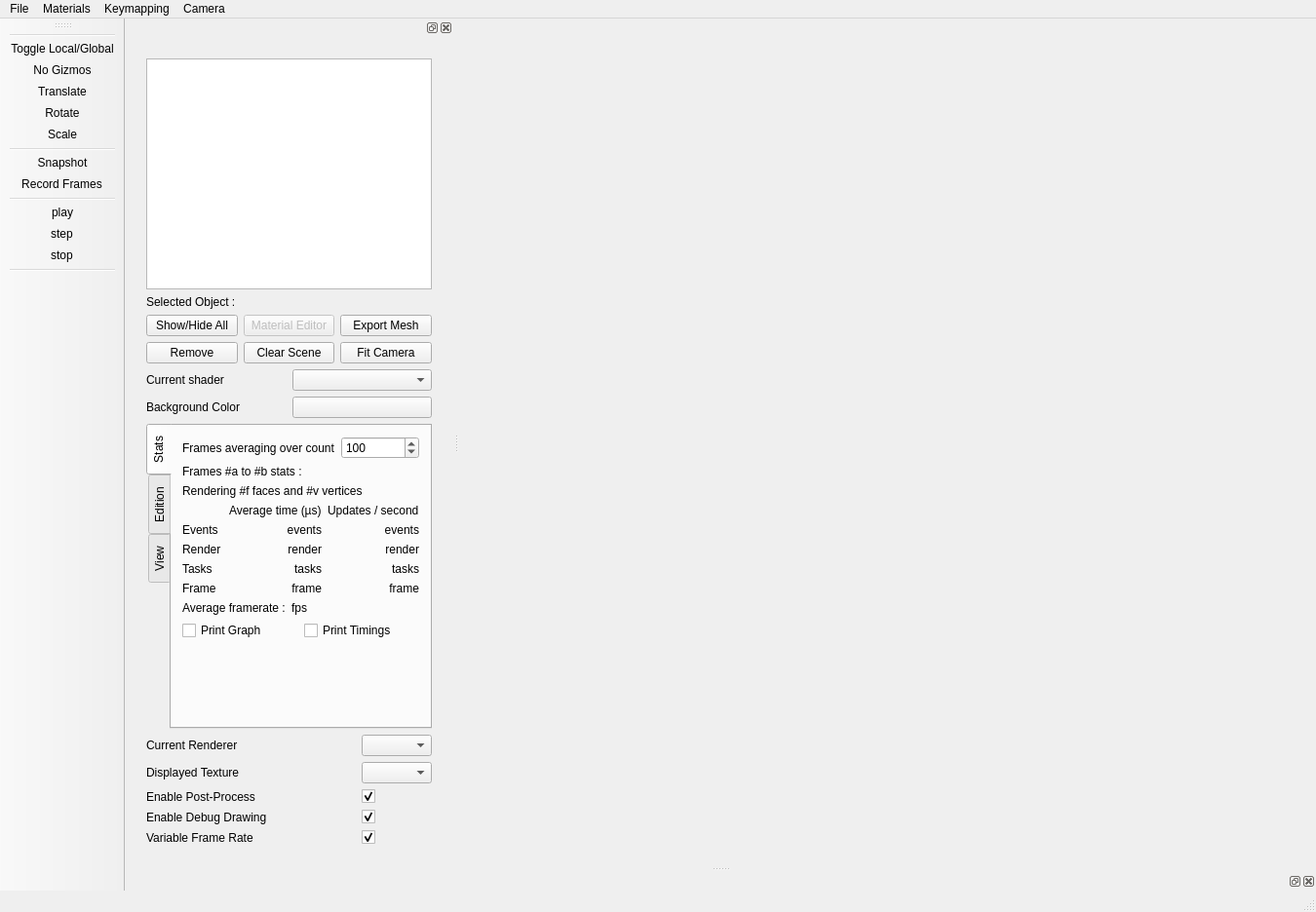
<?xml version="1.0" encoding="UTF-8"?>
<ui version="4.0">
 <class>MainWindow</class>
 <widget class="QMainWindow" name="MainWindow">
  <property name="geometry">
   <rect>
    <x>0</x>
    <y>0</y>
    <width>1350</width>
    <height>936</height>
   </rect>
  </property>
  <property name="sizePolicy">
   <sizepolicy hsizetype="Preferred" vsizetype="Preferred">
    <horstretch>0</horstretch>
    <verstretch>0</verstretch>
   </sizepolicy>
  </property>
  <property name="windowTitle">
   <string>MainWindow</string>
  </property>
  <widget class="QWidget" name="m_centralWidget"/>
  <widget class="QStatusBar" name="_statusBar"/>
  <widget class="QMenuBar" name="menuBar">
   <property name="geometry">
    <rect>
     <x>0</x>
     <y>0</y>
     <width>1350</width>
     <height>22</height>
    </rect>
   </property>
   <widget class="QMenu" name="menuFILE">
    <property name="title">
     <string>File</string>
    </property>
    <widget class="QMenu" name="menuPreferences">
     <property name="title">
      <string>Plugins</string>
     </property>
     <addaction name="actionAdd_plugin_path"/>
     <addaction name="actionClear_plugin_paths"/>
    </widget>
    <addaction name="actionOpenMesh"/>
    <addaction name="separator"/>
    <addaction name="actionAbout"/>
    <addaction name="menuPreferences"/>
    <addaction name="separator"/>
    <addaction name="actionExit"/>
   </widget>
   <widget class="QMenu" name="menuMisc">
    <property name="title">
     <string>Materials</string>
    </property>
    <addaction name="actionReload_Shaders"/>
    <addaction name="actionOpen_Material_Editor"/>
   </widget>
   <widget class="QMenu" name="menuKeymapping">
    <property name="title">
     <string>Keymapping</string>
    </property>
    <addaction name="actionReload_configuration"/>
    <addaction name="separator"/>
    <addaction name="actionLoad_configuration_file"/>
   </widget>
   <widget class="QMenu" name="menuCamera">
    <property name="title">
     <string>Camera</string>
    </property>
    <addaction name="actionTrackball"/>
    <addaction name="actionFlight"/>
   </widget>
   <addaction name="menuFILE"/>
   <addaction name="menuMisc"/>
   <addaction name="menuKeymapping"/>
   <addaction name="menuCamera"/>
  </widget>
  <widget class="QDockWidget" name="dockWidget">
   <attribute name="dockWidgetArea">
    <number>1</number>
   </attribute>
   <widget class="QWidget" name="dockWidgetContents">
    <layout class="QGridLayout" name="gridLayout">
     <item row="0" column="0">
      <widget class="QWidget" name="widget" native="true">
       <layout class="QVBoxLayout" name="verticalLayout_3">
        <item>
         <layout class="QVBoxLayout" name="verticalLayout_2">
          <item>
           <layout class="QVBoxLayout" name="verticalLayout_4">
            <item>
             <widget class="QTreeView" name="m_entitiesTreeView">
              <property name="minimumSize">
               <size>
                <width>0</width>
                <height>150</height>
               </size>
              </property>
              <property name="editTriggers">
               <set>QAbstractItemView::NoEditTriggers</set>
              </property>
              <property name="textElideMode">
               <enum>Qt::ElideRight</enum>
              </property>
             </widget>
            </item>
            <item>
             <layout class="QHBoxLayout" name="selectionLayout">
              <item>
               <widget class="QLabel" name="label_selected">
                <property name="text">
                 <string>Selected Object :</string>
                </property>
               </widget>
              </item>
              <item>
               <widget class="QLabel" name="m_selectedItemName">
                <property name="text">
                 <string/>
                </property>
               </widget>
              </item>
             </layout>
            </item>
            <item>
             <layout class="QGridLayout" name="gridLayout_4">
              <item row="0" column="1">
               <widget class="QPushButton" name="m_editRenderObjectButton">
                <property name="enabled">
                 <bool>false</bool>
                </property>
                <property name="text">
                 <string>Material Editor</string>
                </property>
               </widget>
              </item>
              <item row="0" column="2">
               <widget class="QPushButton" name="m_exportMeshButton">
                <property name="text">
                 <string>Export Mesh</string>
                </property>
               </widget>
              </item>
              <item row="1" column="2">
               <widget class="QPushButton" name="m_fitCameraButton">
                <property name="text">
                 <string>Fit Camera</string>
                </property>
               </widget>
              </item>
              <item row="1" column="0">
               <widget class="QPushButton" name="m_removeEntityButton">
                <property name="text">
                 <string>Remove</string>
                </property>
               </widget>
              </item>
              <item row="1" column="1">
               <widget class="QPushButton" name="m_clearSceneButton">
                <property name="text">
                 <string>Clear Scene</string>
                </property>
               </widget>
              </item>
              <item row="0" column="0">
               <widget class="QPushButton" name="m_showHideAllButton">
                <property name="text">
                 <string>Show/Hide All</string>
                </property>
               </widget>
              </item>
             </layout>
            </item>
           </layout>
          </item>
          <item>
           <layout class="QGridLayout" name="gridLayout_2">
            <item row="1" column="2">
             <widget class="QPushButton" name="m_currentColorButton">
              <property name="text">
               <string/>
              </property>
             </widget>
            </item>
            <item row="0" column="2">
             <widget class="QComboBox" name="m_currentShaderBox"/>
            </item>
            <item row="0" column="1">
             <widget class="QLabel" name="m_currentShaderBoxLabel">
              <property name="text">
               <string>Current shader</string>
              </property>
              <property name="buddy">
               <cstring>m_currentShaderBox</cstring>
              </property>
             </widget>
            </item>
            <item row="1" column="1">
             <widget class="QLabel" name="m_currentColorButtonLabel">
              <property name="text">
               <string>Background Color</string>
              </property>
              <property name="buddy">
               <cstring>m_currentColorButton</cstring>
              </property>
             </widget>
            </item>
           </layout>
          </item>
          <item>
           <widget class="QTabWidget" name="toolBox">
            <property name="minimumSize">
             <size>
              <width>250</width>
              <height>0</height>
             </size>
            </property>
            <property name="maximumSize">
             <size>
              <width>16777215</width>
              <height>500</height>
             </size>
            </property>
            <property name="tabPosition">
             <enum>QTabWidget::West</enum>
            </property>
            <property name="currentIndex">
             <number>0</number>
            </property>
            <widget class="QWidget" name="tab_stats">
             <attribute name="title">
              <string>Stats</string>
             </attribute>
             <layout class="QVBoxLayout" name="verticalLayout_10">
              <item>
               <layout class="QFormLayout" name="formLayout_6">
                <item row="0" column="0">
                 <widget class="QLabel" name="label_23">
                  <property name="text">
                   <string>Frames averaging over count</string>
                  </property>
                  <property name="buddy">
                   <cstring>m_avgFramesCount</cstring>
                  </property>
                 </widget>
                </item>
                <item row="0" column="1">
                 <widget class="QSpinBox" name="m_avgFramesCount">
                  <property name="minimum">
                   <number>1</number>
                  </property>
                  <property name="maximum">
                   <number>1000</number>
                  </property>
                  <property name="singleStep">
                   <number>10</number>
                  </property>
                  <property name="value">
                   <number>100</number>
                  </property>
                 </widget>
                </item>
               </layout>
              </item>
              <item>
               <widget class="QLabel" name="m_frameA2BLabel">
                <property name="text">
                 <string>Frames #a to #b stats :</string>
                </property>
               </widget>
              </item>
              <item>
               <widget class="QLabel" name="m_labelCount">
                <property name="text">
                 <string>Rendering #f faces and #v vertices</string>
                </property>
               </widget>
              </item>
              <item>
               <layout class="QGridLayout" name="gridLayout_6">
                <item row="2" column="0">
                 <widget class="QLabel" name="label_26">
                  <property name="text">
                   <string>Render</string>
                  </property>
                 </widget>
                </item>
                <item row="0" column="0">
                 <widget class="QLabel" name="label_25">
                  <property name="text">
                   <string/>
                  </property>
                 </widget>
                </item>
                <item row="3" column="0">
                 <widget class="QLabel" name="label_27">
                  <property name="text">
                   <string>Tasks</string>
                  </property>
                 </widget>
                </item>
                <item row="0" column="1">
                 <widget class="QLabel" name="label_29">
                  <property name="text">
                   <string>Average time (µs)</string>
                  </property>
                 </widget>
                </item>
                <item row="4" column="0">
                 <widget class="QLabel" name="label_28">
                  <property name="text">
                   <string>Frame</string>
                  </property>
                 </widget>
                </item>
                <item row="0" column="2">
                 <widget class="QLabel" name="label_30">
                  <property name="text">
                   <string>Updates / second</string>
                  </property>
                 </widget>
                </item>
                <item row="2" column="2">
                 <widget class="QLabel" name="m_renderUpdates">
                  <property name="text">
                   <string>render</string>
                  </property>
                  <property name="alignment">
                   <set>Qt::AlignRight|Qt::AlignTrailing|Qt::AlignVCenter</set>
                  </property>
                 </widget>
                </item>
                <item row="3" column="2">
                 <widget class="QLabel" name="m_tasksUpdates">
                  <property name="text">
                   <string>tasks</string>
                  </property>
                  <property name="alignment">
                   <set>Qt::AlignRight|Qt::AlignTrailing|Qt::AlignVCenter</set>
                  </property>
                 </widget>
                </item>
                <item row="4" column="2">
                 <widget class="QLabel" name="m_frameUpdates">
                  <property name="text">
                   <string>frame</string>
                  </property>
                  <property name="alignment">
                   <set>Qt::AlignRight|Qt::AlignTrailing|Qt::AlignVCenter</set>
                  </property>
                 </widget>
                </item>
                <item row="2" column="1">
                 <widget class="QLabel" name="m_renderTime">
                  <property name="text">
                   <string>render</string>
                  </property>
                  <property name="alignment">
                   <set>Qt::AlignRight|Qt::AlignTrailing|Qt::AlignVCenter</set>
                  </property>
                 </widget>
                </item>
                <item row="3" column="1">
                 <widget class="QLabel" name="m_tasksTime">
                  <property name="text">
                   <string>tasks</string>
                  </property>
                  <property name="alignment">
                   <set>Qt::AlignRight|Qt::AlignTrailing|Qt::AlignVCenter</set>
                  </property>
                 </widget>
                </item>
                <item row="4" column="1">
                 <widget class="QLabel" name="m_frameTime">
                  <property name="text">
                   <string>frame</string>
                  </property>
                  <property name="alignment">
                   <set>Qt::AlignRight|Qt::AlignTrailing|Qt::AlignVCenter</set>
                  </property>
                 </widget>
                </item>
                <item row="1" column="0">
                 <widget class="QLabel" name="label_4">
                  <property name="text">
                   <string>Events</string>
                  </property>
                 </widget>
                </item>
                <item row="1" column="1">
                 <widget class="QLabel" name="m_eventsTime">
                  <property name="text">
                   <string>events</string>
                  </property>
                  <property name="alignment">
                   <set>Qt::AlignRight|Qt::AlignTrailing|Qt::AlignVCenter</set>
                  </property>
                  <property name="events" stdset="0">
                   <string>render</string>
                  </property>
                 </widget>
                </item>
                <item row="1" column="2">
                 <widget class="QLabel" name="m_eventsUpdates">
                  <property name="text">
                   <string>events</string>
                  </property>
                  <property name="alignment">
                   <set>Qt::AlignRight|Qt::AlignTrailing|Qt::AlignVCenter</set>
                  </property>
                 </widget>
                </item>
               </layout>
              </item>
              <item>
               <layout class="QFormLayout" name="formLayout_7">
                <item row="1" column="0">
                 <widget class="QLabel" name="label_24">
                  <property name="text">
                   <string>Average framerate :</string>
                  </property>
                 </widget>
                </item>
                <item row="1" column="1">
                 <widget class="QLabel" name="m_avgFramerate">
                  <property name="text">
                   <string>fps</string>
                  </property>
                 </widget>
                </item>
               </layout>
              </item>
              <item>
               <layout class="QHBoxLayout" name="horizontalLayout">
                <property name="bottomMargin">
                 <number>0</number>
                </property>
                <item>
                 <widget class="QCheckBox" name="m_printGraph">
                  <property name="text">
                   <string>Print Graph</string>
                  </property>
                 </widget>
                </item>
                <item>
                 <widget class="QCheckBox" name="m_printTimings">
                  <property name="text">
                   <string>Print Timings</string>
                  </property>
                 </widget>
                </item>
               </layout>
              </item>
              <item>
               <spacer name="verticalSpacer">
                <property name="orientation">
                 <enum>Qt::Vertical</enum>
                </property>
                <property name="sizeHint" stdset="0">
                 <size>
                  <width>20</width>
                  <height>40</height>
                 </size>
                </property>
               </spacer>
              </item>
             </layout>
            </widget>
            <widget class="Ra::Gui::TransformEditorWidget" name="tab_edition">
             <attribute name="title">
              <string>Edition</string>
             </attribute>
            </widget>
            <widget class="QWidget" name="tab_view">
             <attribute name="title">
              <string>View</string>
             </attribute>
             <layout class="QVBoxLayout" name="verticalLayout">
              <item>
               <widget class="QGroupBox" name="groupBox">
                <property name="title">
                 <string>Point Cloud</string>
                </property>
                <layout class="QFormLayout" name="formLayout_2">
                 <item row="0" column="0" colspan="2">
                  <layout class="QFormLayout" name="formLayout">
                   <item row="0" column="0">
                    <widget class="QLabel" name="label">
                     <property name="text">
                      <string>Splat size</string>
                     </property>
                    </widget>
                   </item>
                   <item row="0" column="1">
                    <widget class="QSlider" name="m_splatSize">
                     <property name="maximum">
                      <number>10000</number>
                     </property>
                     <property name="pageStep">
                      <number>10</number>
                     </property>
                     <property name="value">
                      <number>1000</number>
                     </property>
                     <property name="orientation">
                      <enum>Qt::Horizontal</enum>
                     </property>
                    </widget>
                   </item>
                   <item row="1" column="0" colspan="2">
                    <widget class="QPushButton" name="m_splatAdjust">
                     <property name="text">
                      <string>Adjust</string>
                     </property>
                    </widget>
                   </item>
                  </layout>
                 </item>
                </layout>
               </widget>
              </item>
             </layout>
            </widget>
           </widget>
          </item>
         </layout>
        </item>
        <item>
         <layout class="QGridLayout" name="gridLayout_3" rowstretch="0,0,0,0,0" columnstretch="1,0">
          <item row="3" column="0">
           <widget class="QLabel" name="label_6">
            <property name="text">
             <string>Enable Debug Drawing</string>
            </property>
           </widget>
          </item>
          <item row="1" column="0">
           <widget class="QLabel" name="label_2">
            <property name="text">
             <string>Displayed Texture</string>
            </property>
            <property name="buddy">
             <cstring>m_displayedTextureCombo</cstring>
            </property>
           </widget>
          </item>
          <item row="2" column="1">
           <widget class="QCheckBox" name="m_enablePostProcess">
            <property name="enabled">
             <bool>true</bool>
            </property>
            <property name="text">
             <string/>
            </property>
            <property name="checked">
             <bool>true</bool>
            </property>
            <property name="tristate">
             <bool>false</bool>
            </property>
           </widget>
          </item>
          <item row="4" column="1">
           <widget class="QCheckBox" name="m_realFrameRate">
            <property name="enabled">
             <bool>true</bool>
            </property>
            <property name="text">
             <string/>
            </property>
            <property name="checked">
             <bool>true</bool>
            </property>
            <property name="tristate">
             <bool>false</bool>
            </property>
           </widget>
          </item>
          <item row="3" column="1">
           <widget class="QCheckBox" name="m_enableDebugDraw">
            <property name="enabled">
             <bool>true</bool>
            </property>
            <property name="text">
             <string/>
            </property>
            <property name="checked">
             <bool>true</bool>
            </property>
            <property name="tristate">
             <bool>false</bool>
            </property>
           </widget>
          </item>
          <item row="2" column="0">
           <widget class="QLabel" name="label_5">
            <property name="text">
             <string>Enable Post-Process</string>
            </property>
           </widget>
          </item>
          <item row="4" column="0">
           <widget class="QLabel" name="label_7">
            <property name="text">
             <string>Variable Frame Rate</string>
            </property>
           </widget>
          </item>
          <item row="1" column="1">
           <widget class="QComboBox" name="m_displayedTextureCombo"/>
          </item>
          <item row="0" column="0">
           <widget class="QLabel" name="label_8">
            <property name="text">
             <string>Current Renderer</string>
            </property>
            <property name="buddy">
             <cstring>m_currentRendererCombo</cstring>
            </property>
           </widget>
          </item>
          <item row="0" column="1">
           <widget class="QComboBox" name="m_currentRendererCombo"/>
          </item>
         </layout>
        </item>
       </layout>
      </widget>
     </item>
    </layout>
   </widget>
  </widget>
  <widget class="QToolBar" name="toolBar">
   <property name="windowTitle">
    <string>toolBar</string>
   </property>
   <attribute name="toolBarArea">
    <enum>LeftToolBarArea</enum>
   </attribute>
   <attribute name="toolBarBreak">
    <bool>false</bool>
   </attribute>
   <addaction name="separator"/>
   <addaction name="actionToggle_Local_Global"/>
   <addaction name="actionGizmoOff"/>
   <addaction name="actionGizmoTranslate"/>
   <addaction name="actionGizmoRotate"/>
   <addaction name="actionGizmoScale"/>
   <addaction name="separator"/>
   <addaction name="actionSnapshot"/>
   <addaction name="actionRecord_Frames"/>
   <addaction name="separator"/>
   <addaction name="actionPlay"/>
   <addaction name="actionStep"/>
   <addaction name="actionStop"/>
   <addaction name="separator"/>
  </widget>
  <widget class="QDockWidget" name="dockWidget_2">
   <attribute name="dockWidgetArea">
    <number>8</number>
   </attribute>
   <widget class="QWidget" name="dockWidgetContents_2"/>
  </widget>
  <action name="actionOpenMesh">
   <property name="text">
    <string>Open...</string>
   </property>
   <property name="toolTip">
    <string>Open...</string>
   </property>
   <property name="shortcut">
    <string>Ctrl+O</string>
   </property>
  </action>
  <action name="actionExit">
   <property name="text">
    <string>Exit</string>
   </property>
   <property name="shortcut">
    <string>Ctrl+Q</string>
   </property>
  </action>
  <action name="actionReload_Shaders">
   <property name="text">
    <string>Reload Shaders</string>
   </property>
   <property name="shortcut">
    <string>Ctrl+R</string>
   </property>
  </action>
  <action name="actionGizmoTranslate">
   <property name="checkable">
    <bool>false</bool>
   </property>
   <property name="icon">
    <iconset>
     <normalon>:/Resources/Icons/translate.png</normalon>
    </iconset>
   </property>
   <property name="text">
    <string>Translate</string>
   </property>
   <property name="toolTip">
    <string>Translate selected object</string>
   </property>
  </action>
  <action name="actionGizmoRotate">
   <property name="checkable">
    <bool>false</bool>
   </property>
   <property name="icon">
    <iconset>
     <normalon>:/Resources/Icons/rotate.png</normalon>
    </iconset>
   </property>
   <property name="text">
    <string>Rotate</string>
   </property>
   <property name="toolTip">
    <string>Rotate selected object</string>
   </property>
  </action>
  <action name="actionToggle_Local_Global">
   <property name="checkable">
    <bool>true</bool>
   </property>
   <property name="icon">
    <iconset>
     <normalon>:/Resources/Icons/gizmo.png</normalon>
    </iconset>
   </property>
   <property name="text">
    <string>Toggle Local/Global</string>
   </property>
   <property name="toolTip">
    <string>Changes the transform edition mode</string>
   </property>
  </action>
  <action name="actionGizmoOff">
   <property name="checkable">
    <bool>false</bool>
   </property>
   <property name="checked">
    <bool>false</bool>
   </property>
   <property name="icon">
    <iconset>
     <normalon>:/Resources/Icons/select.png</normalon>
    </iconset>
   </property>
   <property name="text">
    <string>No Gizmos</string>
   </property>
   <property name="toolTip">
    <string>Disable transform gizmo.</string>
   </property>
  </action>
  <action name="actionOpen_Material_Editor">
   <property name="text">
    <string>Open Material Editor</string>
   </property>
   <property name="shortcut">
    <string>Alt+M</string>
   </property>
  </action>
  <action name="actionRecord_Frames">
   <property name="checkable">
    <bool>true</bool>
   </property>
   <property name="icon">
    <iconset resource="../../Resources/ApplicationIcons.qrc">
     <normaloff>:/Resources/Icons/rec.png</normaloff>
     <normalon>:/Resources/Icons/rec_on.png</normalon>:/Resources/Icons/rec.png</iconset>
   </property>
   <property name="text">
    <string>Record Frames</string>
   </property>
  </action>
  <action name="actionReload_configuration">
   <property name="text">
    <string>Reload configuration</string>
   </property>
   <property name="shortcut">
    <string>Ctrl+Shift+R</string>
   </property>
  </action>
  <action name="actionLoad_configuration_file">
   <property name="text">
    <string>Load configuration file...</string>
   </property>
   <property name="shortcut">
    <string>Ctrl+Shift+O</string>
   </property>
  </action>
  <action name="actionGizmoScale">
   <property name="checkable">
    <bool>false</bool>
   </property>
   <property name="icon">
    <iconset resource="../../Resources/ApplicationIcons.qrc">
     <normaloff>:/Resources/Icons/scale.png</normaloff>:/Resources/Icons/scale.png</iconset>
   </property>
   <property name="text">
    <string>Scale</string>
   </property>
   <property name="toolTip">
    <string>Scale selected object</string>
   </property>
  </action>
  <action name="actionSnapshot">
   <property name="icon">
    <iconset resource="../../Resources/ApplicationIcons.qrc">
     <normaloff>:/Resources/Icons/screenshot.png</normaloff>:/Resources/Icons/screenshot.png</iconset>
   </property>
   <property name="text">
    <string>Snapshot</string>
   </property>
   <property name="toolTip">
    <string>Takes a shnapshot of the current view</string>
   </property>
  </action>
  <action name="actionTrackball">
   <property name="text">
    <string>Trackball</string>
   </property>
   <property name="toolTip">
    <string>Trackball Manipulator</string>
   </property>
   <property name="shortcut">
    <string>Ctrl+T</string>
   </property>
  </action>
  <action name="actionFlight">
   <property name="text">
    <string>Flight</string>
   </property>
   <property name="toolTip">
    <string>Flight Manipulator</string>
   </property>
   <property name="shortcut">
    <string>Ctrl+F</string>
   </property>
  </action>
  <action name="actionPlay">
   <property name="checkable">
    <bool>true</bool>
   </property>
   <property name="enabled">
    <bool>true</bool>
   </property>
   <property name="icon">
    <iconset>
     <normaloff>:/Resources/Icons/play_off.png</normaloff>
     <normalon>:/Resources/Icons/pause_off.png</normalon>
     <activeoff>:/Resources/Icons/play_on.png</activeoff>
     <activeon>:/Resources/Icons/pause_on.png</activeon>:/Resources/Icons/play_off.png</iconset>
   </property>
   <property name="text">
    <string>play</string>
   </property>
   <property name="toolTip">
    <string>Play / Pause</string>
   </property>
   <property name="shortcut">
    <string>Space</string>
   </property>
  </action>
  <action name="actionStop">
   <property name="icon">
    <iconset resource="../../Resources/ApplicationIcons.qrc">
     <normaloff>:/Resources/Icons/stop_off.png</normaloff>
     <normalon>:/Resources/Icons/stop_off.png</normalon>
     <activeoff>:/Resources/Icons/stop_on.png</activeoff>
     <activeon>:/Resources/Icons/stop_on.png</activeon>:/Resources/Icons/stop_off.png</iconset>
   </property>
   <property name="text">
    <string>stop</string>
   </property>
   <property name="toolTip">
    <string>Reset</string>
   </property>
   <property name="shortcut">
    <string>Backspace</string>
   </property>
  </action>
  <action name="actionStep">
   <property name="checkable">
    <bool>false</bool>
   </property>
   <property name="icon">
    <iconset resource="../../Resources/ApplicationIcons.qrc">
     <normaloff>:/Resources/Icons/step_off.png</normaloff>
     <normalon>:/Resources/Icons/step_on.png</normalon>
     <activeoff>:/Resources/Icons/step_on.png</activeoff>:/Resources/Icons/step_off.png</iconset>
   </property>
   <property name="text">
    <string>step</string>
   </property>
   <property name="toolTip">
    <string>Step</string>
   </property>
   <property name="shortcut">
    <string>Ctrl+Space</string>
   </property>
  </action>
  <action name="actionAbout">
   <property name="text">
    <string>About</string>
   </property>
  </action>
  <action name="actionAdd_plugin_path">
   <property name="text">
    <string>Add plugin path</string>
   </property>
   <property name="shortcut">
    <string>Ctrl+P</string>
   </property>
  </action>
  <action name="actionClear_plugin_paths">
   <property name="text">
    <string>Clear plugin paths</string>
   </property>
  </action>
 </widget>
 <layoutdefault spacing="6" margin="11"/>
 <customwidgets>
  <customwidget>
   <class>Ra::Gui::TransformEditorWidget</class>
   <extends>QWidget</extends>
   <header>Gui/TransformEditorWidget.hpp</header>
   <container>1</container>
  </customwidget>
 </customwidgets>
 <tabstops>
  <tabstop>m_entitiesTreeView</tabstop>
  <tabstop>m_showHideAllButton</tabstop>
  <tabstop>m_editRenderObjectButton</tabstop>
  <tabstop>m_exportMeshButton</tabstop>
  <tabstop>m_removeEntityButton</tabstop>
  <tabstop>m_clearSceneButton</tabstop>
  <tabstop>m_fitCameraButton</tabstop>
  <tabstop>m_currentShaderBox</tabstop>
  <tabstop>m_currentColorButton</tabstop>
  <tabstop>toolBox</tabstop>
  <tabstop>m_currentRendererCombo</tabstop>
  <tabstop>m_displayedTextureCombo</tabstop>
  <tabstop>m_enablePostProcess</tabstop>
  <tabstop>m_realFrameRate</tabstop>
  <tabstop>m_enableDebugDraw</tabstop>
  <tabstop>m_avgFramesCount</tabstop>
  <tabstop>m_printGraph</tabstop>
  <tabstop>m_printTimings</tabstop>
 </tabstops>
 <resources>
  <include location="../../Resources/ApplicationIcons.qrc"/>
 </resources>
 <connections>
  <connection>
   <sender>actionExit</sender>
   <signal>triggered()</signal>
   <receiver>MainWindow</receiver>
   <slot>close()</slot>
   <hints>
    <hint type="sourcelabel">
     <x>-1</x>
     <y>-1</y>
    </hint>
    <hint type="destinationlabel">
     <x>518</x>
     <y>373</y>
    </hint>
   </hints>
  </connection>
 </connections>
</ui>
